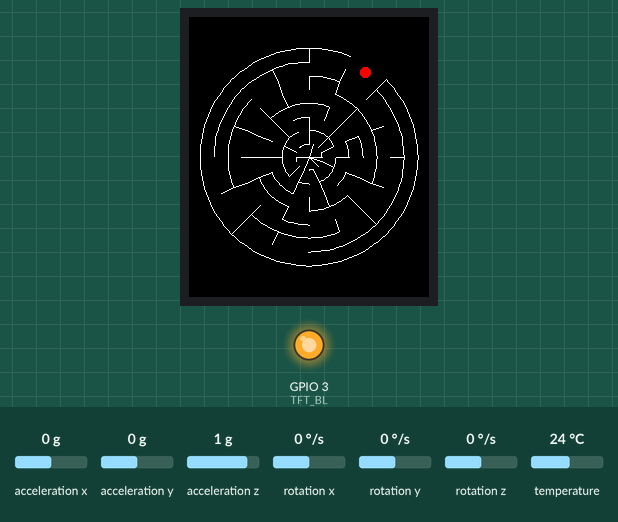
Bench run of a sketch on a simulated ESP32. Parts: 240×280 colour display, output pins drawn as LEDs (lit = HIGH). The test bench sets the inputs (shaded band); at power-on: acceleration x 0 g, acceleration y 0 g, acceleration z 1 g, rotation x 0 °/s, rotation y 0 °/s, rotation z 0 °/s, temperature 24 °C. Random numbers use the default seed unless the sketch sets one.

Above: at 1.6 s.
1.7 s: acceleration x set to -1.4 g
At 2.22 s:
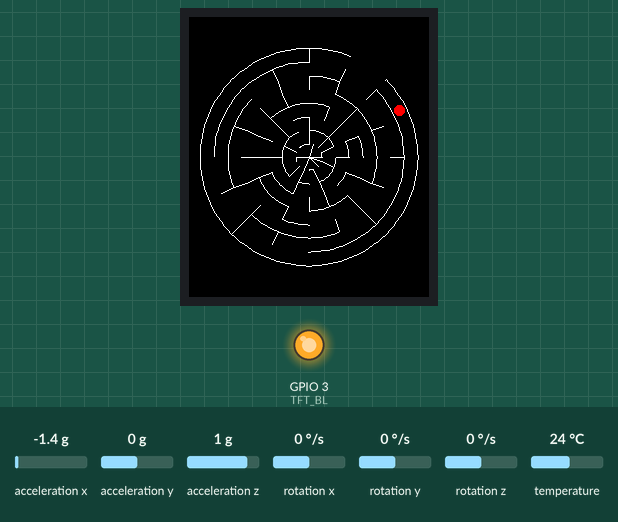
3.2 s: acceleration y set to -1.4 g
At 3.52 s:
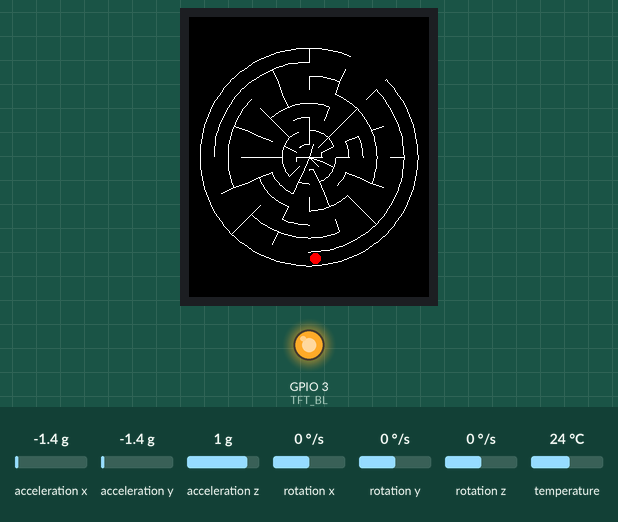
4.8 s: acceleration z set to -1.4 g
At 5.79 s:
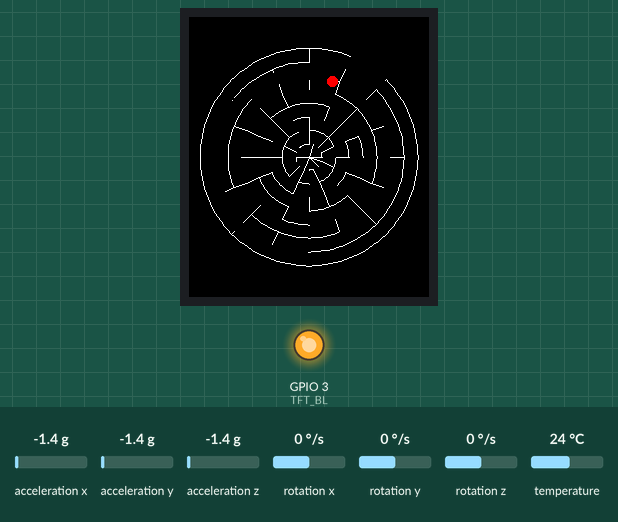
7.1 s: acceleration x set to -0.8 g
At 8.07 s:
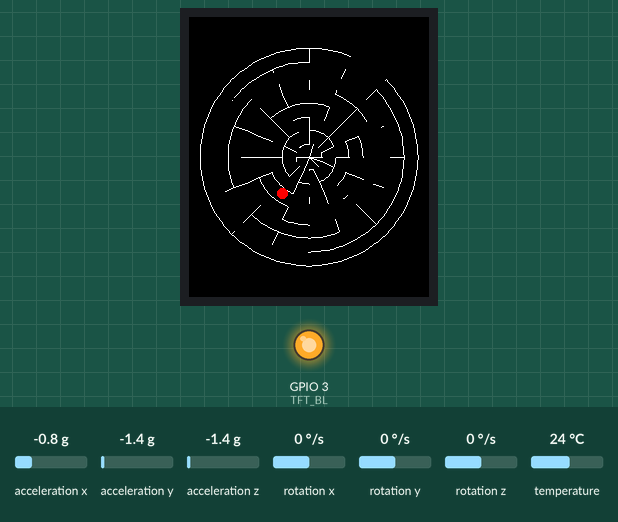
Timing chart, 0 to 10.1 s (numbered marks = the images above; inputs shaded):
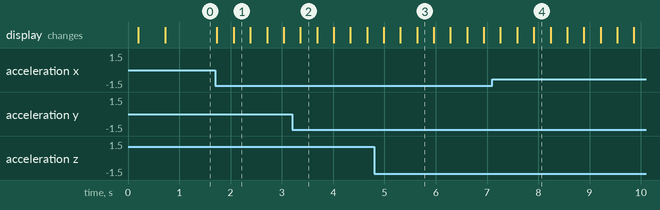

The sketch:

1inMaze.ino
```cpp
#include <Wire.h>
#include <Adafruit_Sensor.h>
#include <Adafruit_MPU6050.h>
#include <SPI.h>
#include <Adafruit_GFX.h>
#include <Adafruit_ST7789.h>

// === ST7789V2 SPI & Backlight Pins ===
#define TFT_CS     4
#define TFT_RST    5
#define TFT_DC     7
#define TFT_SCLK   6
#define TFT_MOSI  10
#define TFT_BL     3

// === MPU6050 I²C Pins ===
#define I2C_SDA    8
#define I2C_SCL    9

// === Screen size ===
#define SCREEN_WIDTH   240
#define SCREEN_HEIGHT  280

// === Maze geometry ===
#define RINGS     8
#define SECTORS  16

// === Wall bit-masks ===
#define WALL_IN   0x01
#define WALL_OUT  0x02
#define WALL_CW   0x04
#define WALL_CCW  0x08

float last_ax = 0, last_ay = 0, last_az = 0;

// === Ball properties ===
const int BALL_RADIUS = 5;       // pixels
float ballR, ballA;              // polar coords: radius, angle
float ballVr = 0, ballVa = 0;    // radial & angular velocity

// globals
SPIClass         customSPI(FSPI);
Adafruit_ST7789  tft(&customSPI, TFT_CS, TFT_DC, TFT_RST);
Adafruit_MPU6050 mpu;

uint8_t cellWalls[RINGS][SECTORS];
bool    visited[RINGS][SECTORS];
int     entrySector;

float radiusStep, angleStep;

// ───────── PROTOTYPES ─────────
void generateMaze();
void carvePolar(int r,int s);
void drawPolarMaze();
void drawSmoothArc(int cx,int cy,int rad,float a0,float a1,uint16_t color);
void drawRadialLine(int cx,int cy,int r1,int r2,float a,uint16_t color);
void readTilt(float &pitch,float &roll);
void updateBall();
void drawBall();

const float TILT_GAIN = 0.02f;

// ───────── SETUP ─────────────
void setup() {
  Serial.begin(115200);
  delay(200);

  // backlight
  pinMode(TFT_BL, OUTPUT);
  digitalWrite(TFT_BL, HIGH);

  // display init
  customSPI.begin(TFT_SCLK, -1, TFT_MOSI, TFT_CS);
  tft.init(SCREEN_WIDTH, SCREEN_HEIGHT);
  tft.setRotation(0);           // portrait
  tft.fillScreen(ST77XX_BLACK);

  // MPU6050 init
  Wire.begin(I2C_SDA, I2C_SCL);
  if (!mpu.begin()) {
    Serial.println("MPU6050 not found");
    while (1) delay(10);
  }
  mpu.setAccelerometerRange(MPU6050_RANGE_4_G);
  mpu.setFilterBandwidth(MPU6050_BAND_5_HZ);

  // build maze
  randomSeed(micros());
  generateMaze();

  // compute geometry steps
  radiusStep = float(min(tft.width(), tft.height())) / (2.2 * RINGS);
  angleStep  = TWO_PI / SECTORS;

  // place ball at outer entry
  ballR = (RINGS - 1) * radiusStep + radiusStep * 0.5;
  ballA = entrySector * angleStep + angleStep * 0.5;

  // initial draw
  drawPolarMaze();
  drawBall();
}

int lastX = -1, lastY = -1;

void loop() {
  updateBall();

  // compute new pixel coords
  int cx = tft.width()/2, cy = tft.height()/2;
  int x = cx + int(ballR * cos(ballA));
  int y = cy + int(ballR * sin(ballA));

  // erase the old ball
  if (lastX >= 0) {
    tft.fillCircle(lastX, lastY, BALL_RADIUS, ST77XX_BLACK);
  }

  // draw the new ball
  tft.fillCircle(x, y, BALL_RADIUS, ST77XX_RED);

  lastX = x;
  lastY = y;

  delay(30);
}


// ───────── MAZE GENERATION ─────────
void generateMaze() {
  for (int r = 0; r < RINGS; r++) {
    for (int s = 0; s < SECTORS; s++) {
      visited[r][s]   = false;
      cellWalls[r][s] = WALL_IN | WALL_OUT | WALL_CW | WALL_CCW;
    }
  }
  carvePolar(0, 0);

  // open one outer wall as entry
  entrySector = random(SECTORS);
  cellWalls[RINGS-1][entrySector] &= ~WALL_OUT;
}

void carvePolar(int r,int s) {
  visited[r][s] = true;
  int dirs[4] = {0,1,2,3};
  // shuffle directions
  for (int i = 0; i < 4; i++) {
    int j = random(4);
    int t = dirs[i]; dirs[i] = dirs[j]; dirs[j] = t;
  }
  // carve
  for (int i = 0; i < 4; i++) {
    int d = dirs[i], nr = r, ns = s;
    uint8_t wHere = 0, wThere = 0;

    if (d == 0 && r < RINGS-1) { nr = r+1; wHere = WALL_OUT;  wThere = WALL_IN; }
    if (d == 1 && r > 0)        { nr = r-1; wHere = WALL_IN;   wThere = WALL_OUT;}
    if (d == 2)                 { ns = (s+1) % SECTORS; wHere = WALL_CW;  wThere = WALL_CCW; }
    if (d == 3)                 { ns = (s-1+SECTORS)%SECTORS; wHere=WALL_CCW; wThere=WALL_CW; }

    if (!visited[nr][ns]) {
      cellWalls[r][s]     &= ~wHere;
      cellWalls[nr][ns]   &= ~wThere;
      carvePolar(nr, ns);
    }
  }
}

// ───────── DRAW MAZE ─────────
void drawPolarMaze() {
  tft.fillScreen(ST77XX_BLACK);
  int cx = tft.width() / 2;
  int cy = tft.height() / 2;

  for (int r = 0; r < RINGS; r++) {
    int inR  = r * radiusStep;
    int outR = (r+1) * radiusStep;
    for (int s = 0; s < SECTORS; s++) {
      float a1 = s * angleStep;
      float a2 = (s+1) * angleStep;
      uint8_t w = cellWalls[r][s];

      if (w & WALL_IN )  drawSmoothArc(cx, cy, inR,  a1, a2, ST77XX_WHITE);
      if (w & WALL_OUT)  drawSmoothArc(cx, cy, outR, a1, a2, ST77XX_WHITE);
      if (w & WALL_CW )  drawRadialLine(cx, cy, inR, outR, a2, ST77XX_WHITE);
      if (w & WALL_CCW)  drawRadialLine(cx, cy, inR, outR, a1, ST77XX_WHITE);
    }
  }
}

// smooth arc by connecting points
void drawSmoothArc(int cx,int cy,int rad,float a0,float a1,uint16_t color) {
  float span = fabs(a1 - a0);
  int segs = max(8, int(rad * span / 8.0f));
  float da = span / segs;
  float angle = a0;
  int x0 = cx + rad * cos(angle);
  int y0 = cy + rad * sin(angle);
  for (int i = 1; i <= segs; i++) {
    angle = a0 + da * i;
    int x1 = cx + rad * cos(angle);
    int y1 = cy + rad * sin(angle);
    tft.drawLine(x0, y0, x1, y1, color);
    x0 = x1; y0 = y1;
  }
}

// straight radial wall
void drawRadialLine(int cx,int cy,int r1,int r2,float a,uint16_t color) {
  int x1 = cx + r1 * cos(a), y1 = cy + r1 * sin(a);
  int x2 = cx + r2 * cos(a), y2 = cy + r2 * sin(a);
  tft.drawLine(x1, y1, x2, y2, color);
}


// Call this in place of readTilt()
void updateGravityFromMPU() {
  sensors_event_t accel, gyro, temp;
  mpu.getEvent(&accel, &gyro, &temp);

  // raw accel in m/s²
  float gx = accel.acceleration.x;
  float gy = accel.acceleration.y;
  float gz = accel.acceleration.z;

  // project onto horizontal plane and normalize to 1g
  float mag = sqrt(gx*gx + gy*gy + gz*gz);
  if (mag > 0.01f) {
    gx = gx / mag;  // now unit vector
    gy = gy / mag;
    gz = gz / mag;
  }

  last_ax = gx;
  last_ay = gy;
  last_az = gz;
}


void updateBall() {
  updateGravityFromMPU();   // sets last_ax, last_ay

  // 1) gain
  const float TILT_GAIN = 0.02f;
  // 2) dead‑zone helper
  auto dz = [&](float v) {
    const float D = 0.05f;
    if (fabs(v) < D) return 0.0f;
    return (v > 0 ? v - D : v + D) / (1.0f - D);
  };
  float rawR = dz(last_ay), rawA = dz(last_ax);

  // 3) compute accel
  float aR =  rawR * TILT_GAIN;
  float aA = -rawA * TILT_GAIN;

  // 4) integrate with damping & clamp
  const float MAX_VR = 2.0f;
  const float MAX_VA = 0.05f;
  ballVr = constrain((ballVr + aR) * 0.98f, -MAX_VR, MAX_VR);
  ballVa = constrain((ballVa + aA) * 0.98f, -MAX_VA, MAX_VA);

  // 5) update polar pos
  float newR = ballR + ballVr;
  float newA = ballA + ballVa;
  if (newA < 0) newA += TWO_PI;
  else if (newA >= TWO_PI) newA -= TWO_PI;

  // 6) collision & bounds (your existing code)
  // …

  ballR = newR;
  ballA = newA;
}


void drawBall() {
  int cx = tft.width()/2;
  int cy = tft.height()/2;
  int x = cx + int(ballR * cos(ballA));
  int y = cy + int(ballR * sin(ballA));
  tft.fillCircle(x, y, BALL_RADIUS, ST77XX_RED);
}
```

Measured:
- after the input at 1.7 s, the display: first changes at once (image 1 shows a later state)
